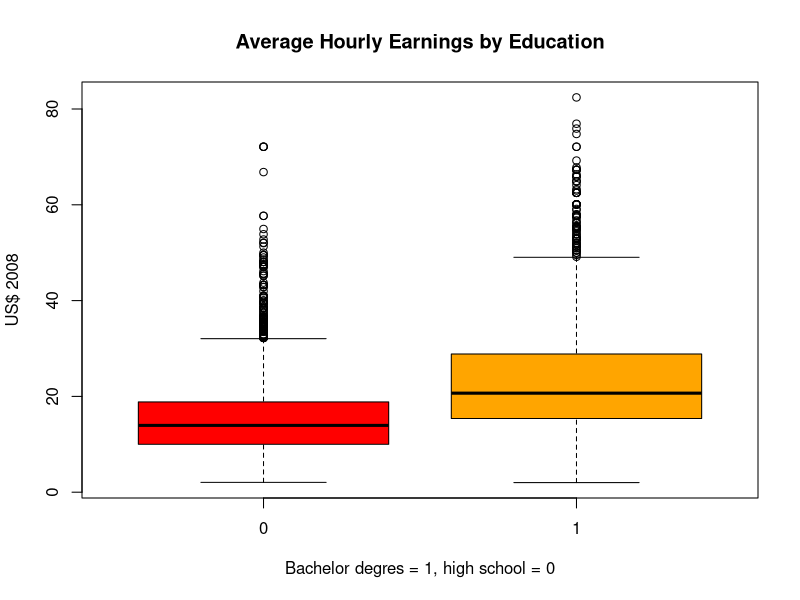

R code for this plot:
library(foreign)
cpsdat <- read.dta("data/cps92_08.dta")
head(cpsdat)

# extract the data for average hourly earnings in 1992 and 2008
ahe.92 <- cpsdat$ahe[cpsdat$year == 1992]
ahe.08 <- cpsdat$ahe[cpsdat$year == 2008]
mean.ahe.92 <- mean(ahe.92); mean.ahe.92
mean.ahe.08 <- mean(ahe.08); mean.ahe.08

# the sample variance
sd.ahe.92 <- sd(ahe.92)
sd.ahe.08 <- sd(ahe.08)

n.92 <- length(ahe.92)
n.08 <- length(ahe.08)

# the standard error
se.ahe.92 <- sd.ahe.92 / sqrt(n.92)
se.ahe.08 <- sd.ahe.08 / sqrt(n.08)

# 95% confidence interval
# the 95% critical value from a normal distribution
cv.95 <- qnorm(0.975)

lower.lim.92 <- mean.ahe.92 - cv.95 * se.ahe.92
lower.lim.08 <- mean.ahe.08 - cv.95 * se.ahe.08

upper.lim.92 <- mean.ahe.92 + cv.95 * se.ahe.92
upper.lim.08 <- mean.ahe.08 + cv.95 * se.ahe.08

# Use aggregate() to compute the means in both years
ahe.means <- aggregate(ahe ~ year, FUN = mean, data = cpsdat)
ahe.means

# t test for ahe in 1992
t.ahe.92 <- t.test(ahe.92); t.ahe.92$conf.int
# t test for ahe in 2008
t.ahe.08 <- t.test(ahe.08); t.ahe.08$conf.int
# test for the change between 1992 and 2008
t.ahe.diff <- t.test(ahe.08, ahe.92); t.ahe.diff

# CPI in 1992 and 2008
cpi.92 <- 140.3
cpi.08 <- 215.2
# Inflation adjustment
inflator <- cpi.08 / cpi.92
cpsdat$ahe.adj <- with(cpsdat, ifelse(year == 1992, ahe * inflator, ahe))

ahe.92.adj <- with(cpsdat, ahe.adj[year == 1992])
mean.ahe.92.adj <- mean(ahe.92.adj)
t.ahe.92.adj <- t.test(ahe.92.adj)
t.ahe.diff.adj <- t.test(ahe.08, ahe.92.adj)

# select data in 2008
cps08 <- subset(cpsdat, year == 2008, select = c(year, ahe, bachelor))

# calculate means
ahe.educ.08 <- aggregate(ahe ~ bachelor, FUN = mean, data = cps08)

# select ahe and filter by bachelor
ahe.high.08 <- with(cps08, ahe[bachelor == 0])
ahe.bach.08 <- with(cps08, ahe[bachelor == 1])

# construct confindence interval
t.ahe.high.08 <- t.test(ahe.high.08)
t.ahe.bach.08 <- t.test(ahe.bach.08)
t.ahe.gap.08  <- t.test(ahe.bach.08, ahe.high.08)

boxplot(ahe ~ bachelor, data = cps08,
        main = "Average Hourly Earnings by Education",
        col = c("red", "orange"),
        xlab = "Bachelor degres = 1, high school = 0",
        ylab = "US$ 2008")
